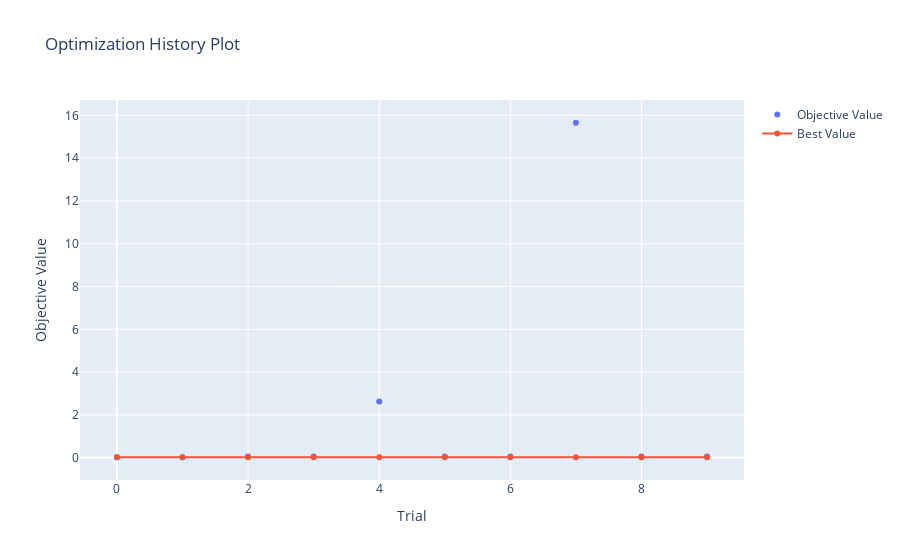

Source (notebook cell):
### Code cell
## Optimization plot

optuna.visualization.plot_optimization_history(find_params)

### Figure 1 — Plotly figure (JSON) as saved in the notebook; plotly's stock layout.template omitted (floating-point values rounded to 4 significant figures)
{"data": [{"mode": "markers", "name": "Objective Value", "type": "scatter", "x": [0, 1, 2, 3, 4, 5, 6, 7, 8, 9], "y": [0.02947, 0.02374, 0.06359, 0.06359, 2.624, 0.06342, 0.06359, 15.65, 0.06269, 0.06359]}, {"name": "Best Value", "type": "scatter", "x": [0, 1, 2, 3, 4, 5, 6, 7, 8, 9], "y": [0.02947, 0.02374, 0.02374, 0.02374, 0.02374, 0.02374, 0.02374, 0.02374, 0.02374, 0.02374]}], "layout": {"title": {"text": "Optimization History Plot"}, "xaxis": {"title": {"text": "Trial"}}, "yaxis": {"title": {"text": "Objective Value"}}}}
